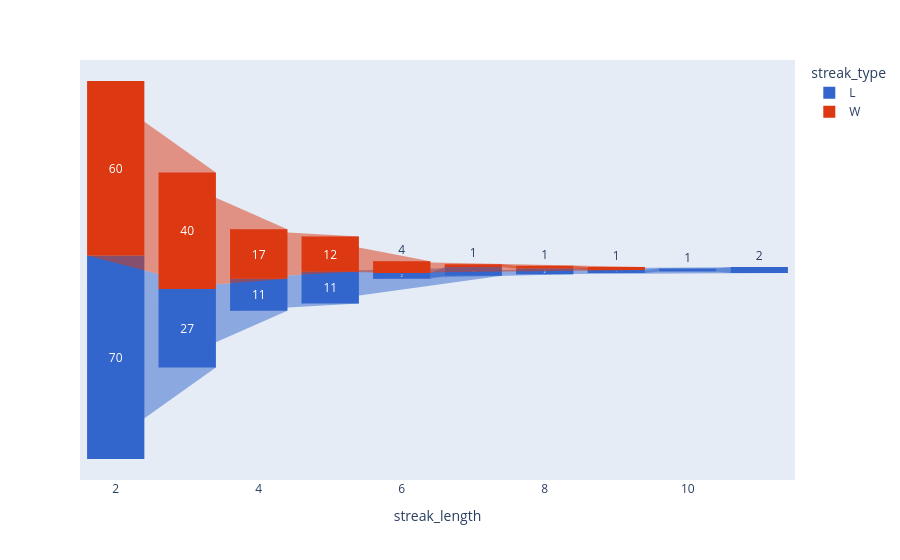

Here is the notebook cell this chart was saved with:
### Code cell
fig.show()

### Figure 1 — Plotly figure (JSON) as saved in the notebook; plotly's stock layout.template omitted (floating-point values rounded to 4 significant figures)
{"data": [{"hovertemplate": "streak_type=L<br>streak_length=%{x}<br>number=%{y}<extra></extra>", "legendgroup": "L", "marker": {"color": "#3366CC"}, "name": "L", "orientation": "v", "showlegend": true, "type": "funnel", "x": [9, 10, 11, 8, 6, 7, 5, 4, 3, 2], "xaxis": "x", "y": [1, 1, 2, 2, 2, 3, 11, 11, 27, 70], "yaxis": "y"}, {"hovertemplate": "streak_type=W<br>streak_length=%{x}<br>number=%{y}<extra></extra>", "legendgroup": "W", "marker": {"color": "#DC3912"}, "name": "W", "orientation": "v", "showlegend": true, "type": "funnel", "x": [7, 8, 9, 6, 5, 4, 3, 2], "xaxis": "x", "y": [1, 1, 1, 4, 12, 17, 40, 60], "yaxis": "y"}], "layout": {"legend": {"title": {"text": "streak_type"}, "tracegroupgap": 0}, "margin": {"t": 60}, "xaxis": {"anchor": "y", "domain": [0, 1], "title": {"text": "streak_length"}}, "yaxis": {"anchor": "x", "domain": [0, 1], "title": {"text": "number"}}}}
